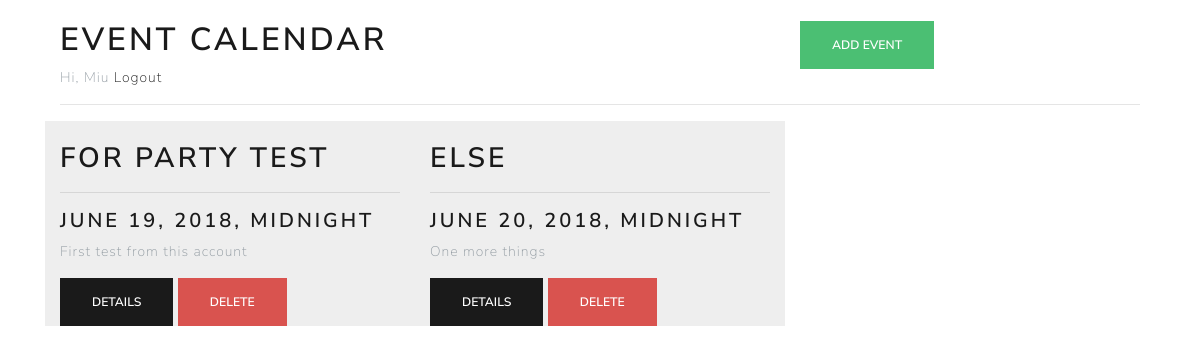
/calendar (signed in), run on the app's committed database.
### mainApp/models.py (models this page shows, shortened)
class Entry(models.Model):
	name = models.CharField(max_length = 100)
	author = models.ForeignKey(User, on_delete = models.CASCADE)
	date = models.DateTimeField()
	descriptions = models.TextField()
	created = models.DateTimeField(auto_now_add = True)

### mainApp/views.py (the view)
# urls.py: path('calendar', views.calendar, name = 'calendar'),
def calendar(request):
	entries = Entry.objects.filter(author = request.user)
	args = {'entries':entries}
	return render(request, 'mainApp/calendar.html', args)

### mainApp/templates/mainApp/calendar.html
{% extends 'mainApp/base.html' %}
{% load staticfiles %}
{% block base %}
<br>
	<div class="container">
		<div class="row">
			<div class="col-lg-8">
				<h1>Event Calendar</h1>
				{% if request.user.is_authenticated %}
					<span>Hi, {{ request.user.username }}</span>
					<a href="account/logout">Logout</a>
				{% endif %}
			</div>
			<div class="col-lg-4">
				<button onclick="window.location='entry/add'" type="button" class="btn btn-success">Add Event</button>
			</div>
		</div>
		<hr>
		<div class="row">
			{% for entry in entries %}
				{% include 'mainApp/_calendar_entry.html' %}
			{% endfor %}
		</div>
	</div>
{% endblock %}

### mainApp/templates/mainApp/_calendar_entry.html
<div class="calendar_entry col-lg-4">
	<br />
	<h2>{{ entry.name }}</h2>
	<hr>
	<h4>{{ entry.date }}</h4>
	<p>
		{{ entry.descriptions|truncatechars:50 }}
	</p>
	<button onclick="window.location='{% url 'mainApp:details' pk=entry.id %}' " class="btn btn-primary">Details</button>
	<button data-id="{{ entry.id }}" onclick="deleteCalendarEntry(this)" class="btn btn-danger">Delete</button>
</div>

### mainApp/static/mainApp/css/main.css (style rules this page uses)
.calendar_entry { background-color: #eee; }
body, html { width: 100%; display: grid; }

### data on the page
Entry: name "FOR PARTY TEST", date "JUNE 19, 2018, MIDNIGHT", descriptions "First test from this account"
Entry: name "ELSE", date "JUNE 20, 2018, MIDNIGHT", descriptions "One more things"

### other printed values
{{ request.user.username }} "Miu"
